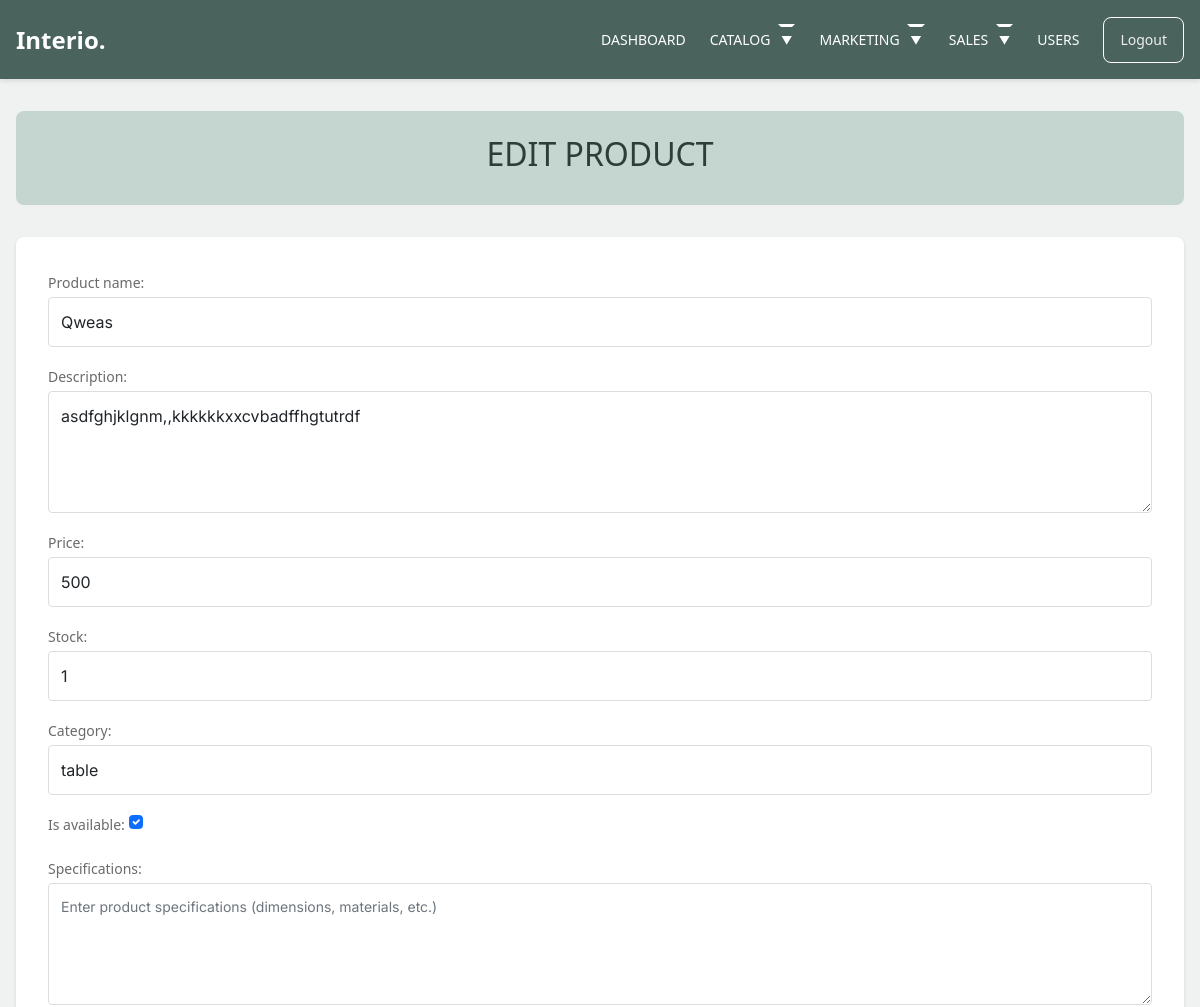
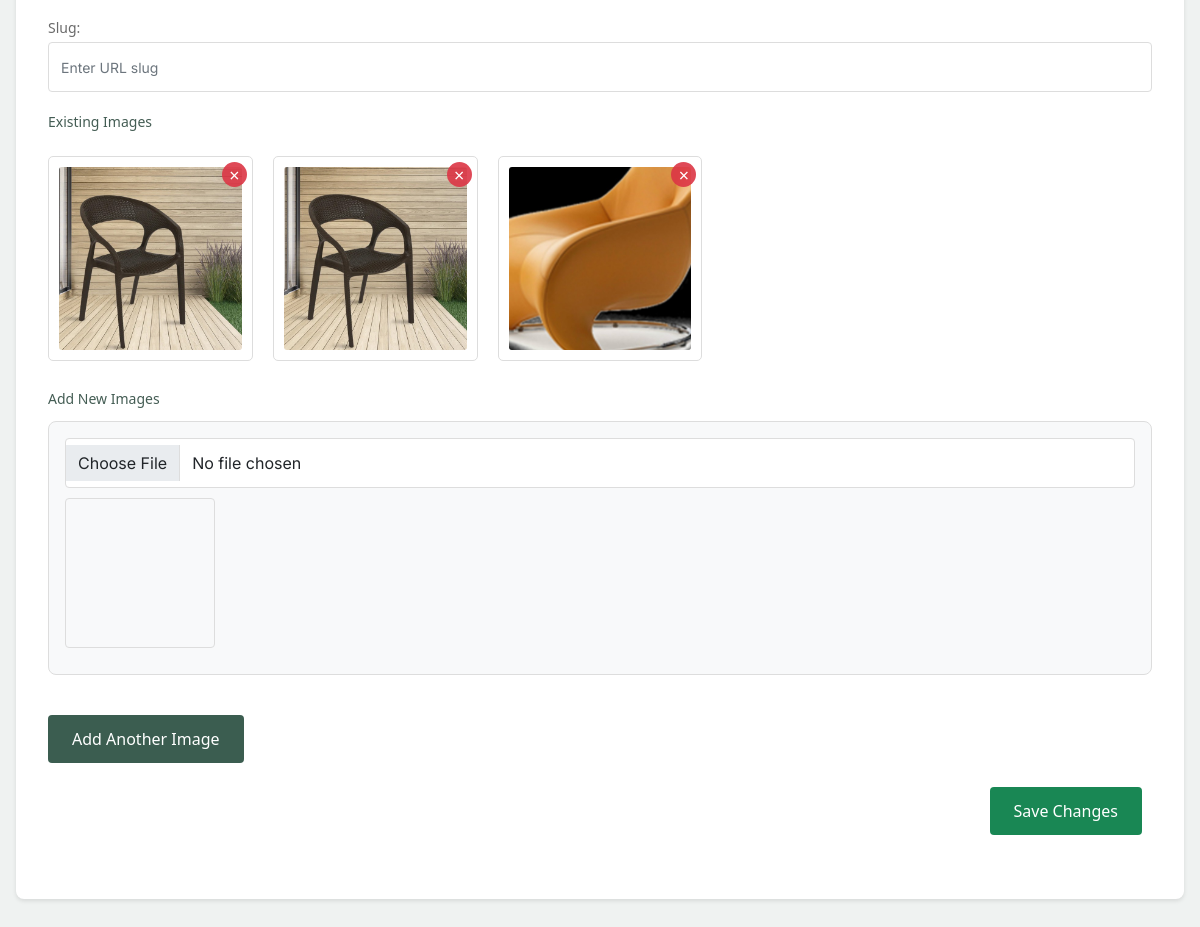
The page /adminn/editproduct/32/ (signed in) on the database its author committed (2 pictures, top to bottom).
### store/models.py (models this page shows, shortened)
class Product(models.Model):
    product_name = models.CharField(max_length=100, unique=True)
    slug = models.SlugField(max_length=100, unique=True)
    description = models.TextField(max_length=500, blank=True)
    specifications = models.TextField(max_length=500, blank=True)
    price = models.IntegerField()
    stock = models.IntegerField()
    is_available = models.BooleanField(default=True)
    category = models.ForeignKey('category.Category', on_delete=models.CASCADE)
    created_date = models.DateTimeField(auto_now_add=True)
    modified_date = models.DateTimeField(auto_now=True)
    is_deleted = models.BooleanField(default=False)
    deleted_at = models.DateTimeField(null=True, blank=True)
    class Meta:
        ordering = ['-created_date']
        indexes = [
            models.Index(fields=['is_deleted']),
            models.Index(fields=['is_available']),
        ]

class ProductImage(models.Model):
    product = models.ForeignKey(Product, on_delete=models.CASCADE, related_name="images")
    image = models.ImageField(upload_to='products', blank=True, null=True)
    class Meta:
        ordering = ['id']

### adminn/views.py (the view)
    def _wrapped_view(request, *args, **kwargs):
        if request.user.is_authenticated and request.user.is_superadmin:
            return view_func(request, *args, **kwargs)
        else:
            return redirect('login')

### adminn/views.py (called while the page is built)
def superuser_required(view_func):
    def _wrapped_view(request, *args, **kwargs):
        if request.user.is_authenticated and request.user.is_superadmin:
            return view_func(request, *args, **kwargs)
        else:
            return redirect('login')
    return _wrapped_view

### carts/context_processors.py (called while the page is built, shortened)
def counter(request):
    cart_count = 0
    if 'admin' in request.path:
        return {}
    return dict(cart_count=cart_count)

### category/context_processors.py (called while the page is built)
def menu_links(request):
    links = Category.objects.all()
    return dict(links=links)

### category/models.py (called while the page is built)
    def __str__(self):
        return self.category_name

### templates/adminn/editproduct.html (shortened to what this page needs)
{% extends 'adminn/adminbase.html' %}
{% load static %}
{% block content %}
    <div class="container">
        <div class="header">
            <h1>EDIT PRODUCT</h1>
        </div>
        <div class="product-form">
            <form action="" method="POST" enctype="multipart/form-data">
                {{ form.as_p }}
                {% if existing_images %}
                <div class="form-group">
                    <label>Existing Images</label>
                    <div class="existing-images">
                        {% for image in existing_images %}
                        <div class="existing-image-container" id="image-container-{{ image.id }}">
                            <img src="{{ image.image.url }}" class="existing-image" alt="Product image">
                            <button type="button" class="delete-image" data-image-id="{{ image.id }}">×</button>
                        </div>
                        {% endfor %}
                    </div>
                </div>
                {% endif %}
                <div class="form-group">
                    <label>Add New Images</label>
                    <div id="image-input-container">
                        <div class="image-upload-group">
                            <input type="file" class="form-control image-input" name="images" accept="image/*" onchange="previewImage(this)">
                            <div class="image-preview-container">
                                <div class="cropper-preview" style="width: 150px; height: 150px; overflow: hidden; margin: 10px 0;"></div>
                            </div>
                        </div>
                    </div>
                    <button type="button" class="btn btn-primary mt-3" onclick="addImageInput()">Add Another Image</button>
                </div>
                <div class="add-product">
                    <button type="submit" class="btn btn-success">Save Changes</button>
                </div>
            </form>
        </div>
    </div>
    <link rel="stylesheet" href="https://cdnjs.cloudflare.com/ajax/libs/cropperjs/1.5.12/cropper.min.css">
{% endblock %}

### static/css/style.css (style rules this page uses)
body { overflow-x: hidden; position: relative; }
body { font-family: "Inter", sans-serif; font-weight: 400; line-height: 28px; color: #6a6a6a; font-size: 14px; background-color: #eff2f1; }
.btn { font-weight: 600; padding: 12px 30px; border-radius: 30px; color: #ffffff; background: #2f2f2f; border-color: #2f2f2f; }
.btn.btn-primary { background: #3b5d50; border-color: #3b5d50; }
.form-control { height: 50px; border-radius: 10px; font-family: "Inter", sans-serif; }
textarea { height: auto !important; }

### templates/adminn/adminheader.html (style rules this page uses)
* { margin: 0; padding: 0; box-sizing: border-box; font-family: system-ui, -apple-system, BlinkMacSystemFont, 'Segoe UI', sans-serif; }

### templates/adminn/editproduct.html (style rules this page uses)
* { margin: 0; padding: 0; box-sizing: border-box; font-family: system-ui, -apple-system, sans-serif; }
.container { max-width: 1200px; margin: 2rem auto; padding: 0 1rem; }
.header { background-color: #C5D5D0; padding: 1.5rem; border-radius: 0.5rem; margin-bottom: 2rem; text-align: center; }
.header h1 { color: #2C3E38; font-size: 2rem; }
.product-form { background: white; padding: 2rem; border-radius: 0.5rem; box-shadow: 0 2px 4px rgba(0,0,0,0.1); }
.form-group { margin-bottom: 1.5rem; }
.form-group label { display: block; margin-bottom: 0.5rem; color: #445D54; font-weight: 500; }
.form-control { width: 100%; padding: 0.75rem; border: 1px solid #ddd; border-radius: 0.25rem; font-size: 1rem; }
.add-product { text-align: right; margin-bottom: 2rem; }
.image-preview-container { margin-top: 10px; position: relative; max-width: 500px; }
.image-upload-group { margin-bottom: 1.5rem; border: 1px solid #ddd; padding: 1rem; border-radius: 0.5rem; background: #f8f9fa; }
.cropper-preview { overflow: hidden; border: 1px solid #ddd; border-radius: 4px; margin: 10px 0; }
.btn { padding: 0.75rem 1.5rem; border: none; border-radius: 0.25rem; cursor: pointer; font-weight: 500; text-decoration: none; display: inline-block; margin-right: 10px; }
.btn-primary { background-color: #445D54; color: white; }
.btn-success { background-color: #198754; color: white; }
.existing-images { display: grid; grid-template-columns: repeat(auto-fill, minmax(200px, 1fr)); gap: 20px; margin: 20px 0; }
.existing-image-container { position: relative; border: 1px solid #ddd; padding: 10px; border-radius: 5px; }
.existing-image { width: 100%; height: auto; border-radius: 3px; display: block; }
.delete-image { position: absolute; top: 5px; right: 5px; background: rgba(220, 53, 69, 0.9); color: white; border: none; border-radius: 50%; width: 25px; height: 25px; cursor: pointer; display: flex; align-items: center; justify-content: center; font-size: 18px; }

### rows shown on the page
Product: product_name "Qweas", description "asdfghjklgnm,,kkkkkkxxcvbadffhgtutrdf", price "500", stock "1", category "table", is_available "☑"
ProductImage: image (picture)
ProductImage: image (picture)
ProductImage: image (picture)
